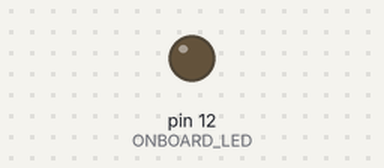
A sketch run on a simulated Arduino Uno, built with avr-gcc and run on an emulated ATmega328P. On the bench: output pins drawn as LEDs (lit = HIGH).

Above: at 1.0 s.
At 3.7 s:
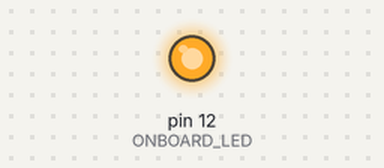
Timing chart, 0 to 8.5 s (numbered marks = the images above):
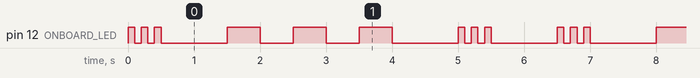

The sketch:

C09-LED_Blink.ino
```cpp
/*
 *  Ex_09 - DigitalOut
 *  Simple blinking of LED on the TomatoCube Pico MainBoard
 *  LED
 *  -- GP12
 *
 */

#define ONBOARD_LED 12    // LED GP12

// the setup function runs once when you press reset or power the board
void setup() {
  // initialize digital pin LED_BUILTIN as an output.
  pinMode(ONBOARD_LED, OUTPUT);
}

// the loop function runs over and over again forever
void loop() {

  digitalWrite(ONBOARD_LED, HIGH);   // turn the LED on (HIGH is the voltage level)
  delay(100);                       // wait 250 milliseconds.
  digitalWrite(ONBOARD_LED, LOW);    // turn the LED off by making the voltage LOW
  delay(100);                       // wait 500 milliseconds.
  digitalWrite(ONBOARD_LED, HIGH);   // turn the LED on (HIGH is the voltage level)
  delay(100);                       // wait 250 milliseconds.
  digitalWrite(ONBOARD_LED, LOW);    // turn the LED off by making the voltage LOW
  delay(100);                       // wait 500 milliseconds.
  digitalWrite(ONBOARD_LED, HIGH);   // turn the LED on (HIGH is the voltage level)
  delay(100);                       // wait 250 milliseconds.
  digitalWrite(ONBOARD_LED, LOW);    // turn the LED off by making the voltage LOW
  delay(1000);                       // wait 500 milliseconds.

  digitalWrite(ONBOARD_LED, HIGH);   // turn the LED on (HIGH is the voltage level)
  delay(500);                       // wait 250 milliseconds.
  digitalWrite(ONBOARD_LED, LOW);    // turn the LED off by making the voltage LOW
  delay(500);                       // wait 500 milliseconds.
  digitalWrite(ONBOARD_LED, HIGH);   // turn the LED on (HIGH is the voltage level)
  delay(500);                       // wait 250 milliseconds.
  digitalWrite(ONBOARD_LED, LOW);    // turn the LED off by making the voltage LOW
  delay(500);                       // wait 500 milliseconds.
  digitalWrite(ONBOARD_LED, HIGH);   // turn the LED on (HIGH is the voltage level)
  delay(500);                       // wait 250 milliseconds.
  digitalWrite(ONBOARD_LED, LOW);    // turn the LED off by making the voltage LOW
  delay(1000);                       // wait 500 milliseconds.

  digitalWrite(ONBOARD_LED, HIGH);   // turn the LED on (HIGH is the voltage level)
  delay(100);                       // wait 250 milliseconds.
  digitalWrite(ONBOARD_LED, LOW);    // turn the LED off by making the voltage LOW
  delay(100);                       // wait 500 milliseconds.
  digitalWrite(ONBOARD_LED, HIGH);   // turn the LED on (HIGH is the voltage level)
  delay(100);                       // wait 250 milliseconds.
  digitalWrite(ONBOARD_LED, LOW);    // turn the LED off by making the voltage LOW
  delay(100);                       // wait 500 milliseconds.
  digitalWrite(ONBOARD_LED, HIGH);   // turn the LED on (HIGH is the voltage level)
  delay(100);                       // wait 250 milliseconds.
  digitalWrite(ONBOARD_LED, LOW);    // turn the LED off by making the voltage LOW
  delay(1000);                       // wait 500 milliseconds.
}

                
```

Measured:
- by itself, pin 12 (ONBOARD_LED): repeats every 6.5 s: 2 × (LOW 0.10 s, HIGH 0.10 s), LOW 1.0 s, 2 × (HIGH 0.50 s, LOW 0.50 s), HIGH 0.50 s, LOW 1.0 s, 2 × (HIGH 0.10 s, LOW 0.10 s), HIGH 0.10 s, LOW 1.0 s, HIGH 0.10 s
- by itself, everything shown: repeats every 6.5 s, in 18 steps
